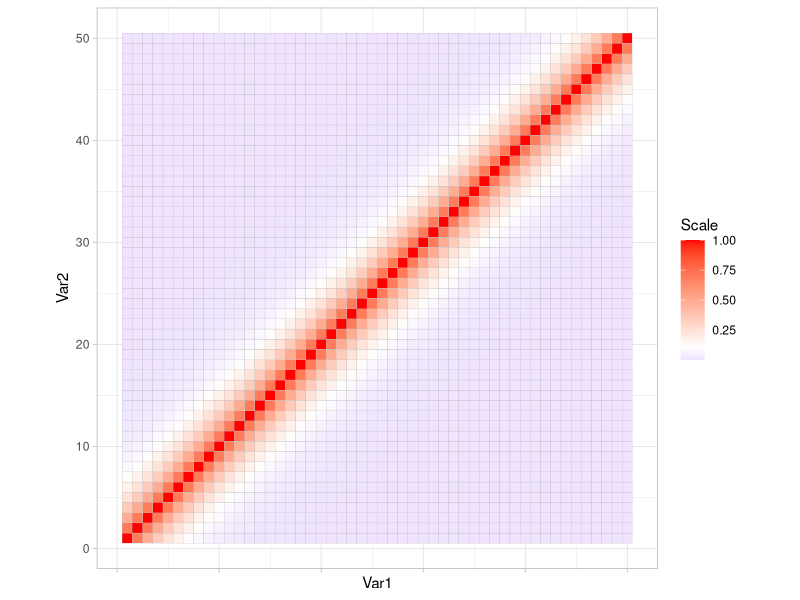
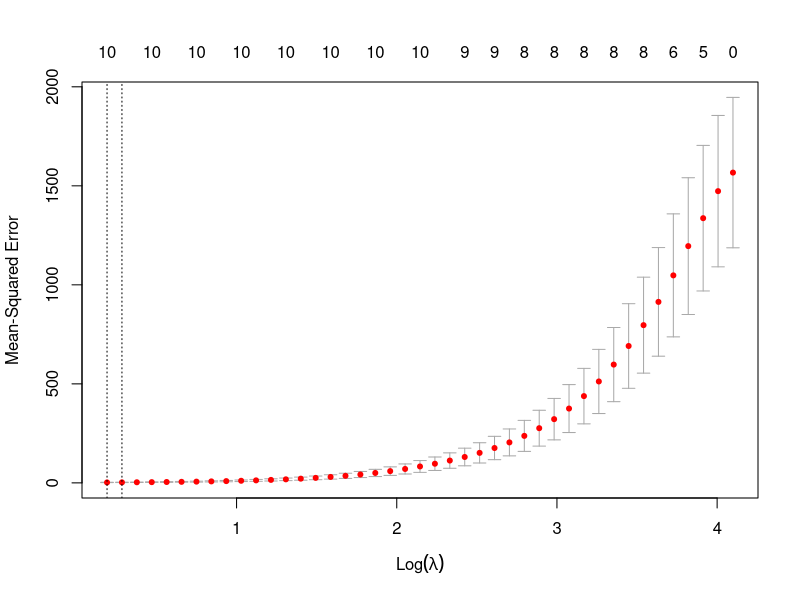
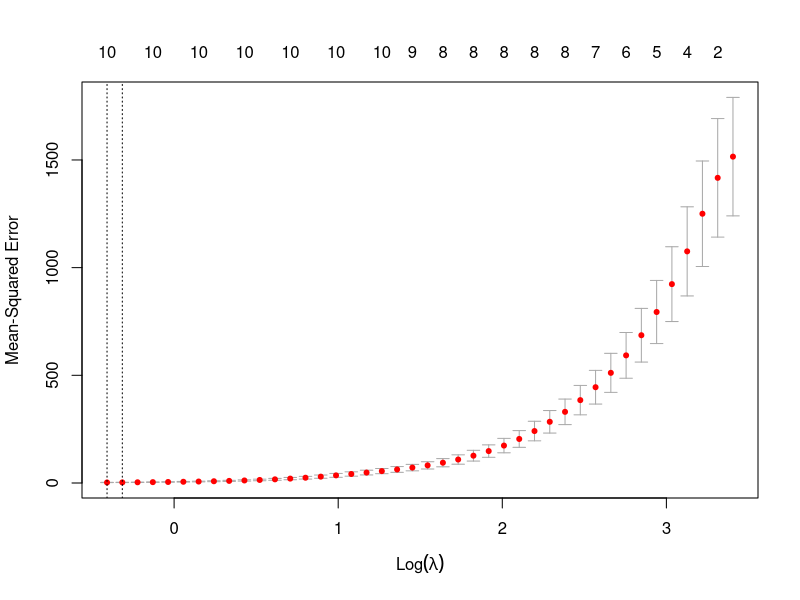

Recreate these plots in R, in order.
## ---- chunk 1
knitr::opts_chunk$set(echo = TRUE, message = F, warning = F)
## ---- chunk 2
if(!require(glmnet)){
  install.packages("glmnet", dependencies = TRUE, repos = 'http://cran.rstudio.com')
}
library(MASS)  # Package needed to generate correlated precictors
library(glmnet)
set.seed(1234)
n <- 100    # Number of observations
p <- 50     # Number of predictors included in model
p1 <- 10 # Number of non-zero beta'
rho = 0.7
CovMatrix <- outer(1:p, 1:p, function(x,y) {rho^abs(x-y)})

x <- mvrnorm(n, rep(0,p), CovMatrix)
beta <- c(rep(5,p1),rep(0,p-p1))
eps=rnorm(n,mean=0,sd=0.1)
fx = x %*% beta
y=fx+eps
## ---- chunk 3
library(reshape2)

simple_heatmap <- function(x){
  melted_x <- melt(x)
  min_x = min(x)
  mid_x = mean(x)
  max_x = max(x)
  
  head(melted_x)
  library(ggplot2)
  p = ggplot(data = melted_x, aes(x=Var1, y=Var2, fill=value)) + 
    geom_tile(color = "grey")+
    scale_fill_gradient2(low = "blue", high = "red", mid = "white", 
                         midpoint = mid_x, limit = c(min_x, max_x), space = "Lab", 
                         name="Scale") +
    theme_light()+ 
    # theme(axis.text.x = element_text(angle = 45, vjust = 1,
    #                                  size = 12, hjust = 1))+
    theme(axis.text.x = element_blank())+
    coord_fixed()
   return(p)
}

simple_heatmap(CovMatrix)
## ---- chunk 4

# Split data into train and test sets
train_rows <- sample(1:n, n/2)
x.train <- x[train_rows, ]
x.test <- x[-train_rows, ]

y.train <- y[train_rows]
y.test <- y[-train_rows]
## ---- chunk 5
fit.enet <- cv.glmnet(x.train, y.train, type.measure = "mse",alpha=.5)
plot(fit.enet)
yhat.enet <- predict(fit.enet, s=fit.enet$lambda.1se, newx=x.test)

fit.lasso <- cv.glmnet(x.train, y.train, type.measure = "mse",alpha=1)
plot(fit.lasso)
yhat.lasso <- predict(fit.lasso, s=fit.lasso$lambda.1se, newx=x.test)

(mse.enet <- mean((y.test - yhat.enet)^2))
(mse.lasso <- mean((y.test - yhat.lasso)^2))
